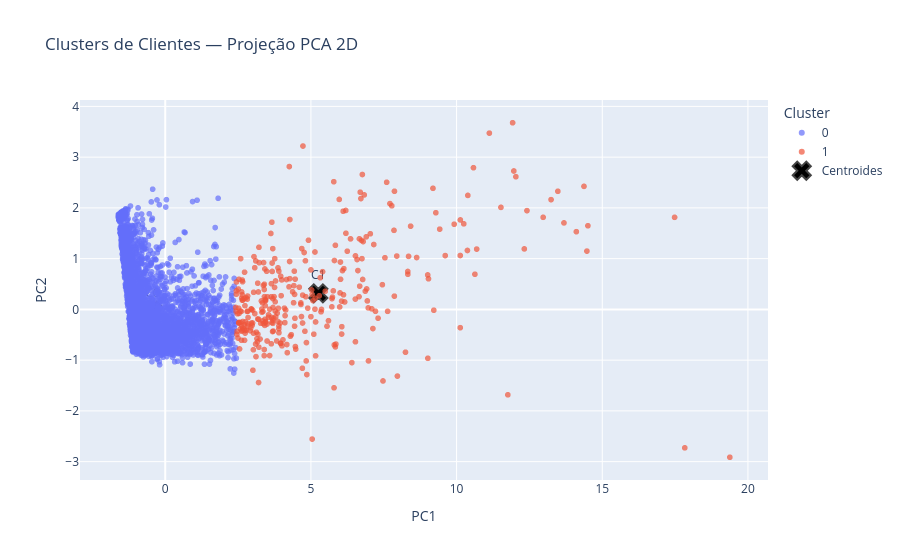

The notebook cell saved with this chart:
### Markdown cell above
## §9 — Item 2: Scatter Plot com PCA (2D e 3D)

Redução dimensional das 3 variáveis RFM padronizadas, com centroides marcados. Como a base RFM tem apenas
3 dimensões, o PCA em 3 componentes explica trivialmente 100% da variância; em 2D já capturamos a maior
parte da variância (ver percentual impresso abaixo) — satisfazendo o critério de 80%+ pedido na atividade.

### Code cell
pca2 = PCA(n_components=2, random_state=RANDOM_STATE)
coords2 = pca2.fit_transform(X_scaled)
rfm_model["PC1"], rfm_model["PC2"] = coords2[:, 0], coords2[:, 1]
print(f"[PCA 2D] variância explicada: {pca2.explained_variance_ratio_.sum():.1%}")

fig = px.scatter(rfm_model, x="PC1", y="PC2", color=rfm_model["Cluster"].astype(str),
                  title="Clusters de Clientes — Projeção PCA 2D", opacity=0.7,
                  labels={"color": "Cluster"})
centroides2 = rfm_model.groupby("Cluster")[["PC1", "PC2"]].mean()
fig.add_trace(go.Scatter(
    x=centroides2["PC1"], y=centroides2["PC2"], mode="markers+text",
    marker=dict(symbol="x", size=16, color="black", line=dict(width=2)),
    text=[f"C{c}" for c in centroides2.index], textposition="top center", name="Centroides",
))
fig.show()

### Figure 1 — Plotly figure (JSON) as saved in the notebook; plotly's stock layout.template omitted (floating-point values rounded to 4 significant figures; data arrays with more than 128 entries replaced by an {"elided": "..."} marker saying what was removed)
{"data": [{"hovertemplate": "Cluster=0<br>PC1=%{x}<br>PC2=%{y}<extra></extra>", "legendgroup": "0", "marker": {"color": "#636efa", "opacity": 0.7, "symbol": "circle"}, "mode": "markers", "name": "0", "showlegend": true, "type": "scattergl", "x": {"elided": "3920 float values"}, "xaxis": "x", "y": {"elided": "3920 float values"}, "yaxis": "y"}, {"hovertemplate": "Cluster=1<br>PC1=%{x}<br>PC2=%{y}<extra></extra>", "legendgroup": "1", "marker": {"color": "#EF553B", "opacity": 0.7, "symbol": "circle"}, "mode": "markers", "name": "1", "showlegend": true, "type": "scattergl", "x": {"elided": "331 float values"}, "xaxis": "x", "y": {"elided": "331 float values"}, "yaxis": "y"}, {"marker": {"color": "black", "line": {"width": 2}, "size": 16, "symbol": "x"}, "mode": "markers+text", "name": "Centroides", "text": ["C0", "C1"], "textposition": "top center", "type": "scatter", "x": [-0.4437, 5.255], "y": [-0.02665, 0.3156]}], "layout": {"legend": {"title": {"text": "Cluster"}, "tracegroupgap": 0}, "title": {"text": "Clusters de Clientes — Projeção PCA 2D"}, "xaxis": {"anchor": "y", "domain": [0.0, 1.0], "title": {"text": "PC1"}}, "yaxis": {"anchor": "x", "domain": [0.0, 1.0], "title": {"text": "PC2"}}}}
